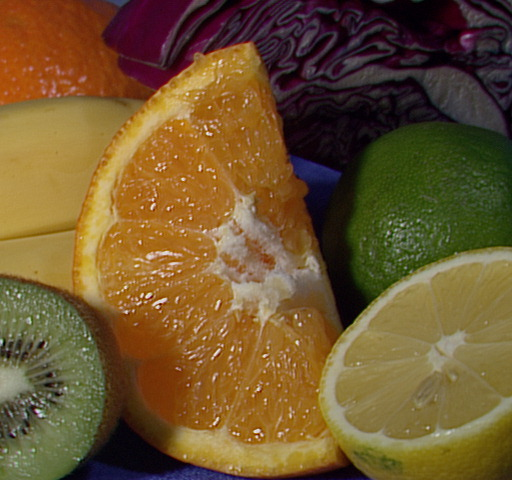
#> input picture test_images/fruits.jpg, 512 x 480 px, found by its file name
$ python hsv_segmentation.py
#> lines starting #> are read from the running program, lines starting #| are printed output that depends on the picture; after the words box and inside, x2 and y2 are one past the last pixel; in counts of white or black regions, pixels touching at a corner belong together
import cv2
import numpy as np

cv2.samples.addSamplesDataSearchPath("../test_images")

fruits = cv2.imread(cv2.samples.findFile('fruits.jpg'))
#> fruits is the input picture: shape (480, 512, 3); mean B, G, R 46.2, 85.6, 110.8
fruits_hsv = cv2.cvtColor(fruits, cv2.COLOR_BGR2HSV)
#> fruits_hsv: shape (480, 512, 3); mean H, S, V 48.2, 159.9, 113.8

cv2.namedWindow("Image")

def do_nothing(value):
    pass

cv2.createTrackbar("low_h", "Image", 0, 179, do_nothing)
#> slider 'low_h' is set to 35
cv2.createTrackbar("low_s", "Image", 0, 255, do_nothing)
#> slider 'low_s' is set to 51
cv2.createTrackbar("low_v", "Image", 0, 255, do_nothing)
#> slider 'low_v' is set to 51

cv2.createTrackbar("high_h", "Image", 179, 179, do_nothing)
cv2.createTrackbar("high_s", "Image", 255, 255, do_nothing)
cv2.createTrackbar("high_v", "Image", 255, 255, do_nothing)

while True:
    low_h = cv2.getTrackbarPos("low_h", "Image")
    low_s = cv2.getTrackbarPos("low_s", "Image")
    low_v = cv2.getTrackbarPos("low_v", "Image")

    high_h = cv2.getTrackbarPos("high_h", "Image")
    high_s = cv2.getTrackbarPos("high_s", "Image")
    high_v = cv2.getTrackbarPos("high_v", "Image")

    mask = cv2.inRange(fruits_hsv, np.array([low_h, low_s, low_v]), np.array([high_h, high_s, high_v]))
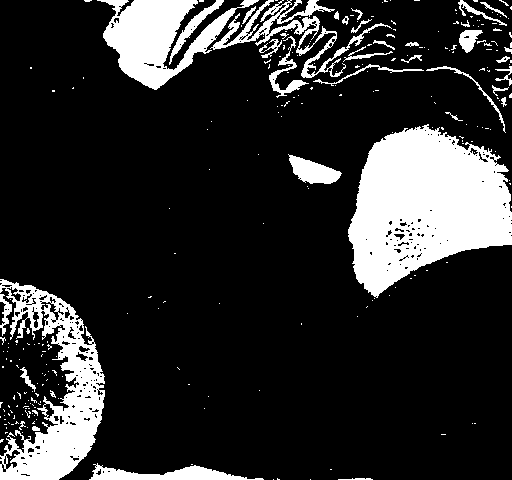
#> mask: shape (480, 512); 17.6% white; 269 white regions (232 under 20 px), largest, box (x1, y1, x2, y2) and area: (348, 124, 512, 298) 18647, (0, 279, 105, 480) 8957, (97, 0, 259, 90) 6115

    segmented_fruits = cv2.bitwise_and(fruits, fruits, mask=mask)
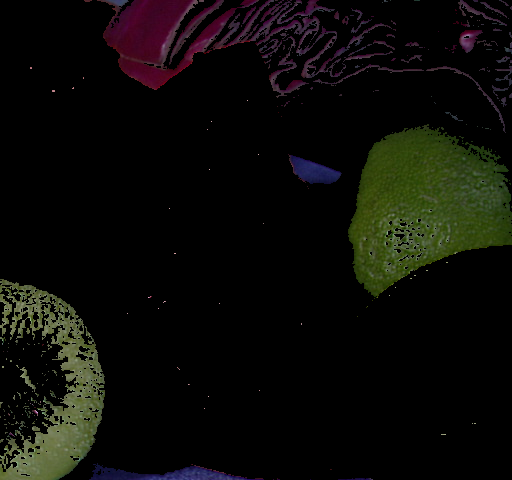
#> segmented_fruits: shape (480, 512, 3); mean B, G, R 7.6, 11.4, 11.7
    cv2.imshow("Image", segmented_fruits)
    if cv2.waitKey(1) & 0xFF == ord('q'):
#> (key q is pressed here)
        break
